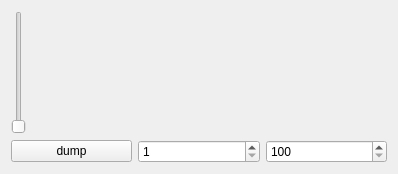
<?xml version="1.0" encoding="UTF-8"?>
<ui version="4.0">
 <class>snrWidget</class>
 <widget class="QWidget" name="snrWidget">
  <property name="geometry">
   <rect>
    <x>0</x>
    <y>0</y>
    <width>398</width>
    <height>174</height>
   </rect>
  </property>
  <property name="windowTitle">
   <string>SNR vs. Time</string>
  </property>
  <layout class="QVBoxLayout" name="verticalLayout">
   <item>
    <layout class="QHBoxLayout" name="horizontalLayout">
     <item>
      <widget class="QSlider" name="snrSlider">
       <property name="maximumSize">
        <size>
         <width>16777215</width>
         <height>141</height>
        </size>
       </property>
       <property name="orientation">
        <enum>Qt::Vertical</enum>
       </property>
      </widget>
     </item>
     <item>
      <widget class="QwtPlot" name="snrPlot">
       <property name="sizePolicy">
        <sizepolicy hsizetype="Expanding" vsizetype="Expanding">
         <horstretch>0</horstretch>
         <verstretch>0</verstretch>
        </sizepolicy>
       </property>
       <property name="maximumSize">
        <size>
         <width>16777215</width>
         <height>141</height>
        </size>
       </property>
       <property name="toolTip">
        <string>&lt;html&gt;&lt;head/&gt;&lt;body&gt;&lt;p&gt;snr display. As well known a DAB frame starts with a so-called null period, a period where the amplitude of the transmitted signal is (should be) zero. So, it is an excellent noise floor, and the SNR shown is computed as 20 * log10 (average amplitude from data blocks / average amplitude null period). One thing though. in many SFN's the transmitters add an encoding og the transmitter id (tii) to each second DABframe. So for uneven compressions you see the difference on SNR between the first and second frames&lt;/p&gt;&lt;p&gt;&lt;br/&gt;&lt;/p&gt;&lt;/body&gt;&lt;/html&gt;</string>
       </property>
      </widget>
     </item>
    </layout>
   </item>
   <item>
    <layout class="QHBoxLayout" name="horizontalLayout_2">
     <item>
      <widget class="QPushButton" name="snrDumpButton">
       <property name="text">
        <string>dump</string>
       </property>
      </widget>
     </item>
     <item>
      <widget class="QSpinBox" name="snrCompressionSelector">
       <property name="minimum">
        <number>1</number>
       </property>
      </widget>
     </item>
     <item>
      <widget class="QSpinBox" name="snrLengthSelector">
       <property name="minimum">
        <number>100</number>
       </property>
       <property name="maximum">
        <number>500</number>
       </property>
      </widget>
     </item>
    </layout>
   </item>
  </layout>
 </widget>
 <customwidgets>
  <customwidget>
   <class>QwtPlot</class>
   <extends>QFrame</extends>
   <header>qwt_plot.h</header>
   <container>1</container>
  </customwidget>
 </customwidgets>
 <resources/>
 <connections/>
</ui>
